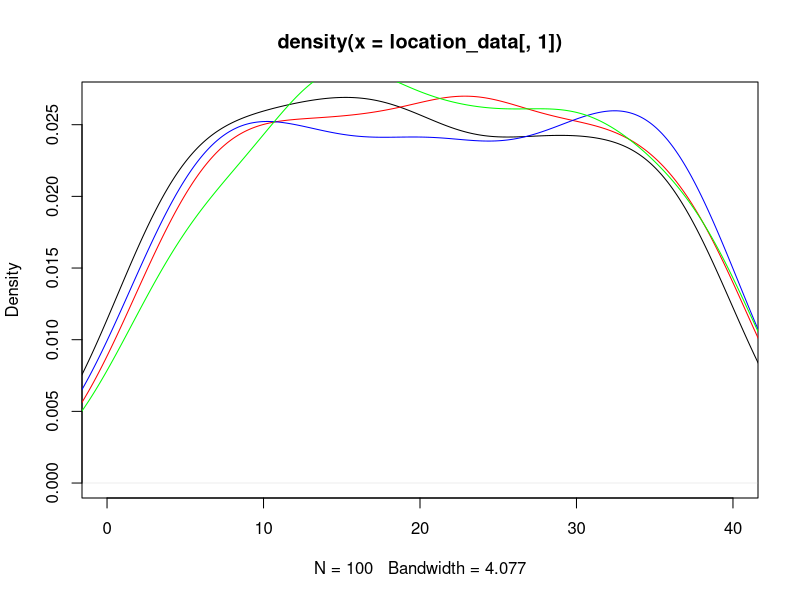
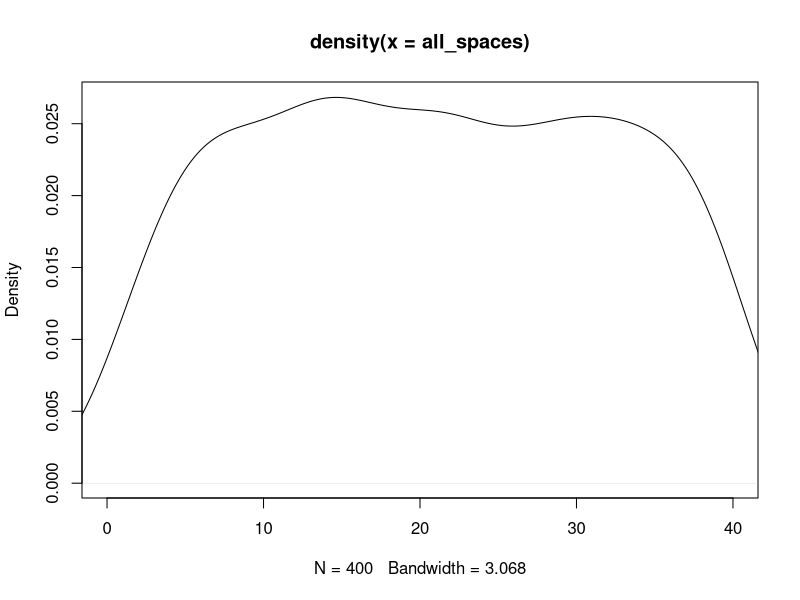
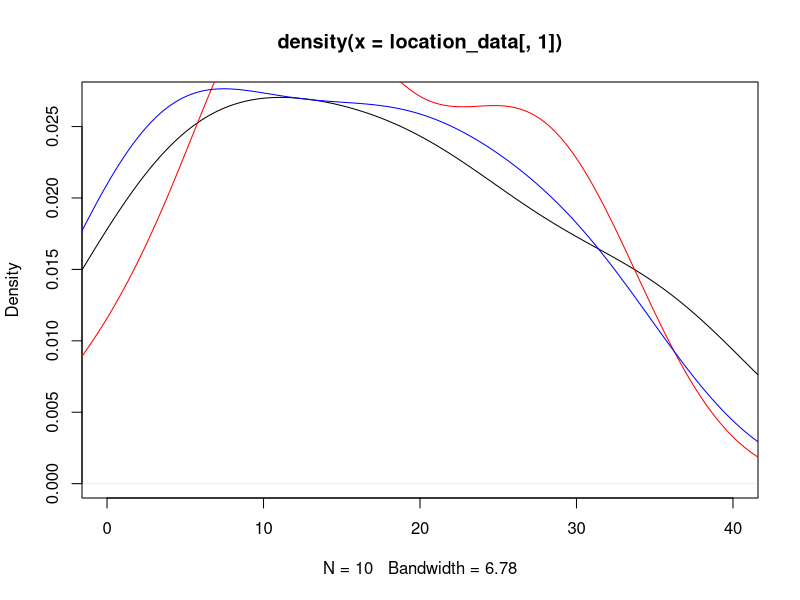
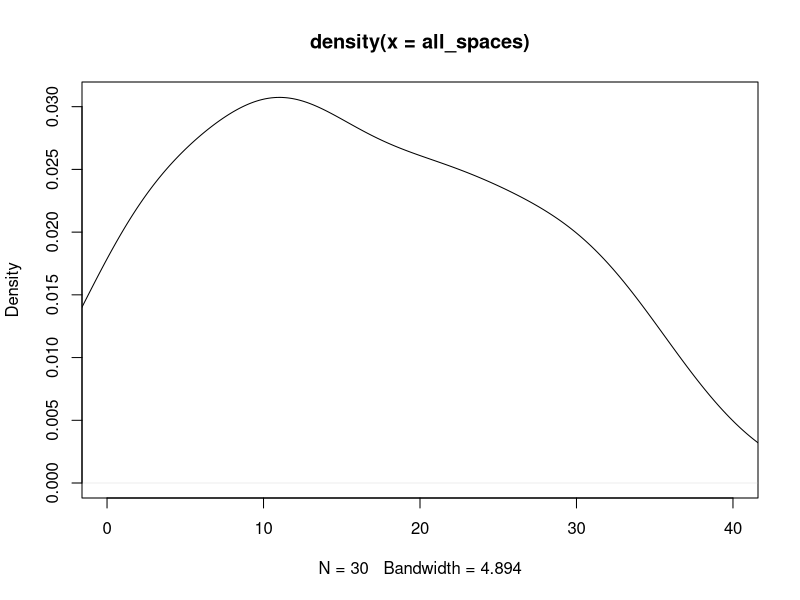

Write R code to recreate these figures, in order. (Note: this script raises an error after producing the figures.)
## ---- chunk 1
knitr::opts_chunk$set(echo = TRUE)
## ---- chunk 2
#libraries
library(dplyr)
library(ggplot2)
## ---- chunk 3
#Kayleigh
##LET'S GET MOVING

monopolyBoard <- read.csv("MonopolyBoard.csv", header = T)
monopolyBoard

# Using dice rolls to determine where a player will land on the board
#input: "location"; a number 1-40; where the player is on the board
#output: the amount of spaces the player will move until they are on their new location

#note that this is only accounting for standard dice rolls, no special rules yet...

lets_move = function(location) {
  dice_roll_1 <- sample(1:6, 1, replace = TRUE)
  dice_roll_2 <- sample(1:6, 1, replace = TRUE)
  
  roll_total <- sum(dice_roll_1, dice_roll_2)
  roll_double <- dice_roll_1 == dice_roll_2
  
    location = location + roll_total
    
  if (location <= 40) {
    location = location
  } else {
    location = location - 40
  }
  
  space = monopolyBoard$name[monopolyBoard$spaces == location]
  
  print("You're moving forward...")
  print(roll_total)
  
  print("You're on space...")
  print(location)
  
  #print(space) #This prints out the name of the space that they land on. 
}

#testers
lets_move(1)
lets_move(25)
lets_move(38)
lets_move(40)



#A function to move players around the board and to play Monopoly!
#input: "turns"; the amount of turns we should take
#output: a player's new location on the board

lets_play = function(turns) {
  location = 1
  print("Starting Location: GO!")
  for (i in 1:turns) {
    location = lets_move(location)
  }
  print("You've landed on...")
  return(location)
}



lets_play(10) #tester #in this example if you look at a reference monopoly board and "walk" your way around the board with each move being the number in each output, you'll land on the space on the board corresponding to the final output (when counting "GO" as 1 and/or 40) 

#testers 
#"lets_move" and "lets_play" have both been edited to print out phrases for each roll and move to make it easier to determine how the player is moving. 
#"You're moving forward..." gives the player's roll
#"You're on space..." is the players position after 1 turn/"lets_move"
  # Later try to switch this print statement to the name of the spot that the player is on 
#"You've landed on..." gives the final location after running "lets_play" for "x" turns.
  # Later try to switch this print statement to the name of the spot that the player is on 

lets_play(3)
lets_play(10)

## ---- chunk 4
##DOUBLE DOWN

##WORK IN PROGRESS

#A function using dice rolls to determine how many spaces a player will move with the additional rules for "doubles" in Monopoly
#input: "location"; a number 1-40 where the player is on the board
#outut: the number of spaces the player will move on the board, with the special case of rolling three "doubles" and landing in jail
double_down = function(location) {
  dice_roll_1 <- sample(1:6, 1, replace = TRUE)
  dice_roll_2 <- sample(1:6, 1, replace = TRUE)
  
  roll_total <- sum(dice_roll_1, dice_roll_2)
  roll_double <- dice_roll_1 == dice_roll_2
  
  print("roll was")
  print(roll_total)
    
  if (roll_double) {
    
    dice_roll_3 <- sample(1:6, 1, replace = TRUE)
    dice_roll_4 <- sample(1:6, 1, replace = TRUE)
    
    roll_total_2 <- sum(dice_roll_3, dice_roll_4)
    roll_double_2 <- dice_roll_3 == dice_roll_4
    
    print("roll double was")
    print(roll_total_2)

    
    if (roll_double_2) {
      dice_roll_5 <- sample(1:6, 1, replace = TRUE)
      dice_roll_6 <- sample(1:6, 1, replace = TRUE)
      
      roll_total_3 <- sum(dice_roll_5, dice_roll_6)
      roll_double_3 <- dice_roll_5 == dice_roll_6
      
      print("roll double was")
      print(roll_total_3)
      
      if (roll_double_3) {
        location = 11 #Jail
        print("doubles, doubles, doubles")
        print("You're going to JAIL!")
        
      } else {
        location = location + roll_total + roll_total_2 + roll_total_3
        print("doubles, doubles, not doubles")
        print("You're moving forward...")
        print(roll_total + roll_total_2 + roll_total_3)
      }
    } else {
      location = location + roll_total + roll_total_2
      print("doubles, not doubles")
      print("You're moving forward...")
      print(roll_total+roll_total_2)
    }
  } else {
    location = location + roll_total
    print("no doubles")
    print("You're moving forward...")
    print(roll_total)
  }

    
  if (location <= 40) {
    location = location
  } else {
    location = location - 40
  }

  
  print("You're on space...")
  print(location)
}

double_down(1)
#text out in the function is kinda funky right but it's just to make sure its working right
#In final version switch all dice rolls to sample(1:6,...)

## ---- chunk 5
##CHANCE AND COMMUNITY CHEST CARDS
Card_Numbers <- c(1, 2, 3, 4, 5, 6, 7, 8, 9, 10, 11, 12, 13, 14, 15, 16)

Chance_Cards <- c("Advance to Boardwalk", "Advance to Go (Collect $200)", "Advance to Illinois Avenue. If you pass Go, collect $200", "Advance to St. Charles Place. If you pass Go, collect $200", "Advance to the nearest Railroad. If unowned, you may buy it from the Bank. If owned, pay owner twice the rental to which they are otherwise entitled", "Advance to the nearest Railroad. If unowned, you may buy it from the Bank. If owned, pay owner twice the rental to which they are otherwise entitled", "Advance token to nearest Utility. If unowned, you may buy it from the Bank. If owned, throw dice and pay owner a total ten times amount thrown", "Bank pays you dividend of $50", "Get Out of Jail Free", "Go Back 3 Spaces", "Go to Jail. Go directly to Jail, do not pass Go, do not collect $200", "Make general repairs on all your property. For each house pay $25. For each hotel pay $100", "Speeding fine $15", "Take a trip to Reading Railroad. If you pass Go, collect $200", "You have been elected Chairman of the Board. Pay each player $50", "Your building loan matures. Collect $150")

Chance <- data.frame(Chance_Cards, Card_Numbers)
Chance
##Chance cards to move a player to a new space:
  #1 -> Advance to Boardwalk (space 40)
  #2 -> Advance to Go (space 1)
  #3 -> Advance to Illinois Avenue (space 25)
  #4 -> Advance to St. Charles Place (space 12)
  #5 -> Advance to nearest Railroad (space(s) 6, 16, 26, 36)
  #6 -> Advance to nearest Railraod (space(s) 6, 16, 26, 36)
  #7 -> Advance to nearest Utility (space(s) 13, 29)
  #11 -> Go to Jail (space 11)
  #14 -> Take a trip to Reading Railroad (space 6)

Community_Chest_Cards <- c("Advance to Go (Collect $200)", "Bank error in your favor. Collect $200", "Doctor’s fee. Pay $50", "From sale of stock you get $50", "Get Out of Jail Free", "Go to Jail. Go directly to jail, do not pass Go, do not collect $200", "Holiday fund matures. Receive $100", "Income tax refund. Collect $20", "It is your birthday. Collect $10 from every player", "Life insurance matures. Collect $100", "Pay hospital fees of $100", "Pay school fees of $50", "Receive $25 consultancy fee", "You are assessed for street repair. $40 per house. $115 per hotel", "You have won second prize in a beauty contest. Collect $10", "You inherit $100")

Community_Chest <- data.frame(Community_Chest_Cards, Card_Numbers)
Community_Chest

##Community Chest Cards that move a player to a new space:
  #1 -> Advance to GO (space 1)
  #5 -> Go to Jail (space 11)

## ---- chunk 6
# heidi

#the function "who_goes_first" simulates the initial roll before the game begins in order to determine which player goes first
# input is a number of how many players are going to be playing
# output is the value of each players roll and the player that will start the game based on who had the highest roll
who_goes_first <- function(num_players){
  initial_rolls <- c()
  for (i in 1:num_players) {
    player_i_roll <- sum(sample(1:6, 2, replace=TRUE))
    initial_rolls <- c(initial_rolls, player_i_roll) # vector of every player's roll
    print(paste("Player", i, "rolled", player_i_roll))
  }
  cat("\n")
  if(sum(initial_rolls == max(initial_rolls)) >= 2){
    while (sum(initial_rolls == max(initial_rolls)) >= 2) { # if players tied for highest number
      tied_players <- which(initial_rolls==max(initial_rolls)) # identify which players tied
      print("It's a tie! Roll again")
      cat("\n")
      tie_breaker_rolls <- c()
      for (i in tied_players) { # tied players roll again
       player_i_roll2 <- sum(sample(1:6, 2, replace=TRUE))
       tie_breaker_rolls <- c(tie_breaker_rolls, player_i_roll2)
       print(paste("Player", i, "rolled", player_i_roll2))
      }
      initial_rolls <- tie_breaker_rolls
      highest_roll <- max(tie_breaker_rolls)
      highest_player2 <- tied_players[which(tie_breaker_rolls == highest_roll)]
    }
    cat("\n")
    print(paste("Player", highest_player2, "goes first!"))
  }
  else {
    highest_player <- which.max(initial_rolls) # who rolled the highest number
    print(paste("Player", highest_player, "goes first!"))
  }
}

who_goes_first(4) # test function

## ---- chunk 7
# Olivia
# Website for data: https://stat-jet-asu.github.io/Datasets/InstructorDescriptions/monopoly.html

monopolyBoard <- read.csv("MonopolyBoard.csv", header = T)
head(monopolyBoard)

# This section is for question number 2

# Kayleigh's lets_play function from above incorporating players and density plots
# uses lets_move function from above
# input: turns, # of turns to iterate through; players, number of players (2-4)
# output: density plot with a line for each player's frequency of spaces landed on 
# & density plot for the combined frequency of spaces landed on for all players

lets_play = function(turns, players) {
  location_data <- as.data.frame(matrix(nrow = turns, ncol = players))
  
for (j in 1:players) {
  location = 1
  
  for (i in 1:turns) {
    
    location = lets_move(location)
    location_data[i,j] <- location
    }
  }
  
  # creates density plot of frequency of landing on each space for each player
  plot(density(location_data[,1]), xlim = c(0,40), col = "black")
  
  colors <- c("red", "blue", "green")
  
  for (k in 2:players) {
  lines(density(location_data[,k]), col = colors[k-1]) # adds a density line for each player after the first
  }
  
  # creates density plot for total frequency landing on each space (all players spaces included)
  all_spaces <- as.vector(as.matrix(location_data))
  plot(density(all_spaces), xlim = c(0,40), col = "black")
}
lets_play(100, 4)

## ---- chunk 8
who_goes_first2 <- function(num_players){
  initial_rolls <- c()
  for (i in 1:num_players) {
    player_i_roll <- sum(sample(1:6, 2, replace=TRUE))
    initial_rolls <- c(initial_rolls, player_i_roll) # vector of every player's roll
#    print(paste("Player", i, "rolled", player_i_roll))
  }
  cat("\n")
  if(sum(initial_rolls == max(initial_rolls)) >= 2){
    while (sum(initial_rolls == max(initial_rolls)) >= 2) { # if players tied for highest number
      tied_players <- which(initial_rolls==max(initial_rolls)) # identify which players tied
#      print("It's a tie! Roll again")
#      cat("\n")
      tie_breaker_rolls <- c()
      for (i in tied_players) { # tied players roll again
       player_i_roll2 <- sum(sample(1:6, 2, replace=TRUE))
       tie_breaker_rolls <- c(tie_breaker_rolls, player_i_roll2)
#       print(paste("Player", i, "rolled", player_i_roll2))
      }
      initial_rolls <- tie_breaker_rolls
      highest_roll <- max(tie_breaker_rolls)
      highest_player2 <- tied_players[which(tie_breaker_rolls == highest_roll)]
    }
#    cat("\n")
#    print(paste("Player", highest_player2, "goes first!"))
  }
  else {
    highest_player <- which.max(initial_rolls) # who rolled the highest number
#    print(paste("Player", highest_player, "goes first!"))
#    return(highest_player)
  
    
  # creating player order
  player_order <- length(num_players)
  player_order[1] <- as.integer(highest_player)

 for (j in 2:num_players) {
    
  player_order[j] <- as.integer(player_order[j-1] + 1)
  if (player_order[j] > num_players) {
    player_order[j] <- 1
  }
 }
  print(player_order)
  }
  
  playerlist <- (list(highest_player, player_order))
  return(playerlist)
}

#who_goes_first2(4)

## ---- chunk 9
# Question number 3 -- including jail and double rolls

lets_move2 = function(location) {
  dice_roll_1 <- sample(1:6, 1, replace = TRUE)
  dice_roll_2 <- sample(1:6, 1, replace = TRUE)
  
  roll_total <- sum(dice_roll_1, dice_roll_2)
  roll_double <- dice_roll_1 == dice_roll_2
  
    location = location + roll_total # updates location to be previous location + roll total
    double3 = "false" # double3 is assigned "true" if the player double rolls 3x (as seen in if statement below), otherwise it is assigned "false" 
    
  # first double roll -> roll again
  if (roll_double == TRUE) {
    dice_roll_3 <- sample(1:6, 1, replace = TRUE)
    dice_roll_4 <- sample(1:6, 1, replace = TRUE)
    
    roll_total2 <- sum(dice_roll_3, dice_roll_4)
    roll_double2 <- dice_roll_3 == dice_roll_4
    
    location = location + roll_total2
    double3 = "false"
    
    # if player is at a location past 40, subtract 40 so they go back to the GO space at location "41"
    # this is included in each if statement below so that it applies if player has to roll again
    if (location <= 40) {
      location = location
    } else {
      location = location - 40
    }
     
      # second double roll -> roll again
      if (roll_double2 == TRUE) {
        dice_roll_5 <- sample(1:6, 1, replace = TRUE)
        dice_roll_6 <- sample(1:6, 1, replace = TRUE)
    
        roll_total3 <- sum(dice_roll_5, dice_roll_6)
        roll_double3 <- dice_roll_5 == dice_roll_6
    
        location = location + roll_total3
        double3 = "false"
        
        if (location <= 40) {
          location = location
        } else {
          location = location - 40
        }
        
        # third double roll -> go to jail
          if (roll_double3 == TRUE) {
            location = monopolyBoard$spaces[monopolyBoard$name == "Jail"]
            double3 = "true"
          }
      }
  }  
    
  if (location <= 40) {
    location = location
  } else {
    location = location - 40
  }
  
  listdata <- (list(location, double3)) # creates list for outputs "location" and "double3"
  # if you need to access location from this function, use lets_move2(location)[[1]]
  # if you need to access double3, use lets_move2(double3)[[2]]
  return(listdata)
  
}


# lets_play2 is currently set up to have each player go thru all their turns and then move onto the next player
# probably need to fix this for question 5

## ---- chunk 10

lets_play2 = function(turns, players) {
  
  
  location_data <- as.data.frame(matrix(nrow = turns, ncol = players)) # dataframe will keep data for locations of players for each turn
  double3data <- as.data.frame(matrix(nrow = turns, ncol = players)) # dataframe will say "true" if player double rolled 3x (which lands them in jail) and "false" if they didn't double roll 3x
  
    # puts players in order
    colnames(location_data) <- who_goes_first2(players)[[2]]
  
    location = 1 # each player starts at location 1
    location_data[1,] <- location
    double3 = 0 # initializing "double3" which will be later assigned a "true" or "false" based on if player double rolled 3x
  
    for (i in 2:turns) { # iterates through number of turns
      
        for (j in 1:players) { # rotates through each player
          
        location = lets_move2(location_data[i-1,j])[[1]] # takes location from lets_move2 function and assigns it to location
        location_data[i,j] <- as.integer(location) # puts location value into the dataframe of locations for each player
        double3data[i,j] <- lets_move2(double3)[[2]] # takes "true" or "false" value from double3 and adds it to double3data dataframe
        
      # deals with landing in jail from "go to jail" space and staying there for next 3 turns
      if (31 %in% location_data[i-1,j]) { # if you landed on 31 in the last turn (i-1 turn), you go to jail (space 11) for the ith turn
        location <- 11
        location_data[i,j] <- as.integer(location) # new location is 11
      } else if (11 %in% location_data[i-1,j] & 31 %in% location_data[i-2,j]) { # if you were on space 11 last turn AND you were on space 31 2 turns ago, you stay in jail (space 11) for turn i
        location <- 11
        location_data[i,j] <- as.integer(location)  
      } else if (11 %in% location_data[i-2,j] & 31 %in% location_data[i-3,j]) {
        location <- 11
        location_data[i,j] <- as.integer(location)
      }
        
      # landing in jail from 3x double roll and staying there for next 3 turns
      if (11 %in% location_data[i,j] & "true" %in% double3data[i-1,j]) { # if player's location is 11 (jail) and double3data is"true" (player double rolled 3x), player stays in jail. all 3 if/else if statements keep player in jail for the next 3 turns
        location <- 11
        location_data[i,j] <- as.integer(location)
      } else if (11 %in% location_data[i-1,j] & "true" %in% double3data[i-2,j]) { # 
        location <- 11
        location_data[i,j] <- as.integer(location)
      } else if (11 %in% location_data[i-2,j] & "true" %in% double3data[i-3,j]) {
        location <- 11
        location_data[i,j] <- as.integer(location)
      }
        
    }
  }
  print(location_data)
  
  # creates density plot of frequency of landing on each space for each player
  plot(density(location_data[,1]), xlim = c(0,40), col = "black")
  
  colors <- c("red", "blue", "green")
  
  for (k in 2:players) {
    lines(density(location_data[,k]), col = colors[k-1]) # adds a density line for each player after the first
  }
  
  # creates density plot for total frequency landing on each space (all players spaces included)
  all_spaces <- as.vector(as.matrix(location_data))
  plot(density(all_spaces), xlim = c(0,40), col = "black")
  
}
 
lets_play2(10, 3)

location_data

# how should we go about recording spaces landed on when double rolls occur?

## ---- chunk 11

# Figure out how to have players pay and recieve money from landing on chance and community chest spaces


## ---- chunk 12
#4 - Kayleigh and Maddie 
#Chance - spaces 8, 23, 37
#Community Chest - spaces 3, 18, 34
Chance

Drawing_Chance = function(location) {
  location = location
  draw_card <- sample(1:16, 1, replace = TRUE)
  player_card <- Chance$Chance_Cards[draw_card]
  print(player_card)

  
      if(draw_card == 1) {
        location = 1
      }
      
      if(draw_card == 2) {
        location = 1
      }
      
      if(draw_card == 3) {
        location = 25
      }
  
      if(draw_card == 4){
        location = 12
      }
    
      if(draw_card == 5){
        if(location >= 37 && location <= 5){
              location = 6
            } else {
              if (location >= 6 && location <= 15){
                location = 16
              } else {
                if(location >= 16 && location <= 25){
                  location = 26
                } else {
                  location = 36
                }
              }
            }
    }
  
    if(draw_card == 6){
        if(location >= 37 && location <= 5){
              location = 6
            } else {
              if (location >= 6 && location <= 15){
                location = 16
              } else {
                if(location >= 16 && location <= 25){
                  location = 26
                } else {
                  location = 36
                }
              }
            }
    }
  
    if(draw_card == 7){
        if(location >= 29 && location <= 12){
              location = 13
            } else {
              location = 29
    }
  }
  
    if(draw_card == 11) {
      location = 11
    }
  
    if(draw_card == 14) {
      location = 6
    }
  
    if(draw_card == 10) {
      location = location - 3
    }
  
    location = location
    return(location)
}

Drawing_Chance(8)
Drawing_Chance(23)
Drawing_Chance(37)

Drawing_Community_Chest = function(location) {
  location = location
  draw_card_chest <- sample(1:16, 1, replace = TRUE)
  player_card_chest <- Community_Chest$Community_Chest_Cards[draw_card_chest]
  print(player_card_chest)
  print(location)
  
  if (draw_card_chest == 1) {
    location = 1
  } else {
    if (draw_card_chest == 6) {
    location = 11
    } else {
      location = location
    }
  
  }
  
  location = location 
  return(location)
}

Drawing_Community_Chest(3)
Drawing_Community_Chest(18)
Drawing_Community_Chest(34)

lets_move3 = function(location) {
  dice_roll_1 <- sample(1:6, 1, replace = TRUE)
  dice_roll_2 <- sample(1:6, 1, replace = TRUE)
  
  roll_total <- sum(dice_roll_1, dice_roll_2)
  roll_double <- dice_roll_1 == dice_roll_2
  
    location = location + roll_total
    double3 = "false"
  
  print("your roll total is...")
  print(roll_total)

  if (location <= 40) {
      location = location
  } else {
      location = location - 40
  }
   
  print("your location is...")
  print(location)
  
  if(location == 8 || location == 23 || location == 27) {
    location = Drawing_Chance(location)
    print("your location is...")
    print(location)
  }
  
  if(location == 3 || location == 18 || location == 34) {
    location = Drawing_Community_Chest(location)
    print("your location is...")
    print(location)
  }
    
  # first double roll -> roll again
  if (roll_double == TRUE) {
    dice_roll_3 <- sample(1:6, 1, replace = TRUE)
    dice_roll_4 <- sample(1:6, 1, replace = TRUE)
    
    roll_total2 <- sum(dice_roll_3, dice_roll_4)
    roll_double2 <- dice_roll_3 == dice_roll_4
    
    location = location + roll_total2
    double3 = "false"
    print("1 double")
    
    if (location <= 40) {
      location = location
    } else {
      location = location - 40
    }
    
    
    if(location == 8 || location == 23 || location == 27) {
    location = Drawing_Chance(location)
    }
  
  if(location == 3 || location == 18 || location == 34) {
    location = Drawing_Community_Chest(location)
    }
     
      # second double roll -> roll again
      if (roll_double2 == TRUE) {
        dice_roll_5 <- sample(1:6, 1, replace = TRUE)
        dice_roll_6 <- sample(1:6, 1, replace = TRUE)
    
        roll_total3 <- sum(dice_roll_5, dice_roll_6)
        roll_double3 <- dice_roll_5 == dice_roll_6
    
        location = location + roll_total3
        double3 = "false"
        print("2 doubles")
        
        if (location <= 40) {
          location = location
        } else {
          location = location - 40
        }
        
        if(location == 8 || location == 23 || location == 27) {
          location = Drawing_Chance(location)
        }
  
        if(location == 3 || location == 18 || location == 34) {
          location = Drawing_Community_Chest(location)
         
        }
        
        # third double roll -> go to jail
          if (roll_double3 == TRUE) {
            location = monopolyBoard$spaces[monopolyBoard$name == "Jail"]
            double3 = "true"
            print("three doubles")
          }
      }
  }  
   
  location = location 
  
  print("your location is...")
  print(location)
  listdata <- (list(location, double3))
  return(listdata)
  
}

lets_move3(1)

lets_play3 = function(turns, players) {
  
  location_data <- as.data.frame(matrix(nrow = turns, ncol = players))
  double3data <- as.data.frame(matrix(nrow = turns, ncol = players))
  
  for (j in 1:players) {
    location = 1
    double3 = 0
  
    for (i in 1:turns) {
      
        location = lets_move2(location)[[1]]
        location_data[i,j] <- as.integer(location)
        double3data[i,j] <- lets_move3(double3)[[2]]
        
      # deals with landing in jail from "go to jail" space and staying there for next 3 turns
      if (31 %in% location_data[i-1,j]) { # if you land on 31 (go to jail), next location is in jail (space 11)
        location <- 11
        location_data[i,j] <- as.integer(location)
      } else if (11 %in% location_data[i-1,j] & 31 %in% location_data[i-2,j]) {
        location <- 11
        location_data[i,j] <- as.integer(location)
      } else if (11 %in% location_data[i-2,j] & 31 %in% location_data[i-3,j]) {
        location <- 11
        location_data[i,j] <- as.integer(location)
      }
        
      # landing in jail from 3x double roll and staying there for next 3 turns
      if (11 %in% location_data[i,j] & "true" %in% double3data[i-1,j]) { # "true" means player double rolled 3x -> jail
        location <- 11
        location_data[i,j] <- as.integer(location)
      } else if (11 %in% location_data[i-1,j] & "true" %in% double3data[i-2,j]) { # 
        location <- 11
        location_data[i,j] <- as.integer(location)
      } else if (11 %in% location_data[i-2,j] & "true" %in% double3data[i-3,j]) {
        location <- 11
        location_data[i,j] <- as.integer(location)
      }
        
    }
  }
  #print(location_data)
  
  # creates density plot of frequency of landing on each space for each player
  plot(density(location_data[,1]), xlim = c(0,40), col = "black")
  
  plot(location_data[,1], xlim= c(0,40), col="black", type="h", xlab="Spaces", ylab="Frequency", main="Frequency of Landing on Each Space for Each Player")
  
  colors <- c("red", "blue", "green")
  
  for (k in 2:players) {
    lines(density(location_data[,k]), col = colors[k-1]) # adds a density line for each player after the first
  }
  
  # creates density plot for total frequency landing on each space (all players spaces included)
  all_spaces <- as.vector(as.matrix(location_data))
  plot(density(all_spaces), xlim = c(0,40), col = "black")
  
}
## ---- chunk 13

#use lets_move2 for freq plot

 
## ---- chunk 14
#hello
dice_roll <- sum(sample(1:6, 2, replace = TRUE))
dice_roll

#Need to figure out how to exchange money between players
Chance_Money <- function(money){
  money = money
  draw_card <- sample(1:16, 1, replace = TRUE)
  player_card <- Chance$Chance_Cards[draw_card]
  print(player_card)
  
  if(draw_card == 2){
    money = money + 200
  }
  
  if(draw_card == 8){
    money = money + 50
  }
  
  if(draw_card == 12){
    if(properties == 5){
      money = money - 125
    }
    if(properties == 6){
      money = money - 150
    }
  }
  
  if(draw_card == 13){
    money = money - 15
  }
  
  if(draw_card == 16){
    money = money + 150
  }
}

#Need to figure out how to exchange money between players
Community_Chest_Money <- function(money){
  money = money
  draw_card <- sample(1:16, 1, replace = TRUE)
  player_card <- Community_Chest$Community_Chest_Cards[draw_card]
  print(player_card)
  
  if(draw_card == 1){
    money = money + 200
  }
  
  if(draw_card == 2){
    money = money + 200
  }
  
  if(draw_card == 3){
    money = money - 50
  }
  
  if(draw_card == 4){
    money = money + 50
  }
  
  if(draw_card == 7){
    money = money + 100
  }
  
  if(draw_card == 8){
    money = money + 20
  }
  
  if(draw_card == 10){
    money = money + 100
  }
  
  if(draw_card == 11){
    money = money - 100
  }
  
  if(draw_card == 12){
    money = money - 50
  }
  
  if(draw_card == 13){
    money = money + 25
  }
  
  if(draw_card == 15){
    money = money + 10
  }
  
  if(draw_card == 16){
    money = money + 100
  }
}

Chance
Community_Chest
## ---- chunk 15
Players <- c("Player 1", "Player 2", "Player 3", "Player 4")
Player_Bank <- c("1250", "1250", "1250", "1250")

The_Players <- data.frame(Players, Player_Bank)
The_Players

monopolyBoard

Property <- c("Mediterranean", "Baltic", "Reading Railroad", "Oriental", "Vermot", "Connecticut", "St. Charles", "Electric Company", "States", "Virginia", "Pennsylvania Railroad", "St. James", "Tennessee", "New York", "Kentucky", "Indiana", "Illinios", "B&O Railroad", "Atlantic", "Ventnor", "Water Works", "Marvin Gardens", "Pacific", "N. Carolina", "Pennsylvania", "Short Line Railroad", "Park Place", "Boardwalk")
Property_Status <- c("Unowned", "Unowned", "Unowned", "Unowned", "Unowned", "Unowned", "Unowned", "Unowned", "Unowned", "Unowned", "Unowned", "Unowned", "Unowned", "Unowned", "Unowned", "Unowned", "Unowned", "Unowned", "Unowned", "Unowned", "Unowned", "Unowned", "Unowned", "Unowned", "Unowned", "Unowned", "Unowned", "Unowned")

The_Properties <- data.frame(Property, Property_Status)
The_Properties

## ---- chunk 16
library(tidyverse)
assigning_properties <- function( ){
  smpl <- sample(1:28, 28, replace = FALSE)
  smpl
  property_order <- data.frame(smpl)
  property_order
}

Owned_Spaces <- sample(1:28, 28, replace = FALSE)
Owned_Spaces
Players <- c("Player 1", "Player 2", "Player 3", "Player 4")
Player_Bank <- c("1250", "1250", "1250", "1250")

The_Players <- data.frame(Players, Player_Bank)
The_Players

The_Players_Owned <- data.frame(Players, Owned_Spaces)
The_Players_Owned <- The_Players_Owned %>% pivot_wider(names_from = Players, values_from = Owned_Spaces)
The_Players_Owned[[1]]
The_Players_Owned[[2]]
The_Players_Owned[[3]]


lets_play3 = function(turns, players) {
  
  location_data <- as.data.frame(matrix(nrow = turns, ncol = players))
  double3data <- as.data.frame(matrix(nrow = turns, ncol = players))
  
  for (j in 1:players) {
    location = 1
    double3 = 0
    
    
    for (i in 1:turns) {
      
        location = lets_move2(location)[[1]]
        location_data[i,j] <- as.integer(location)
        double3data[i,j] <- lets_move3(double3)[[2]]
        
      # deals with landing in jail from "go to jail" space and staying there for next 3 turns
      if (31 %in% location_data[i-1,j]) { # if you land on 31 (go to jail), next location is in jail (space 11)
        location <- 11
        location_data[i,j] <- as.integer(location)
      } else if (11 %in% location_data[i-1,j] & 31 %in% location_data[i-2,j]) {
        location <- 11
        location_data[i,j] <- as.integer(location)
      } else if (11 %in% location_data[i-2,j] & 31 %in% location_data[i-3,j]) {
        location <- 11
        location_data[i,j] <- as.integer(location)
      }
        
      # landing in jail from 3x double roll and staying there for next 3 turns
      if (11 %in% location_data[i,j] & "true" %in% double3data[i-1,j]) { # "true" means player double rolled 3x -> jail
        location <- 11
        location_data[i,j] <- as.integer(location)
      } else if (11 %in% location_data[i-1,j] & "true" %in% double3data[i-2,j]) { # 
        location <- 11
        location_data[i,j] <- as.integer(location)
      } else if (11 %in% location_data[i-2,j] & "true" %in% double3data[i-3,j]) {
        location <- 11
        location_data[i,j] <- as.integer(location)
      }
        
    }
  }
  #print(location_data)
  
  # creates density plot of frequency of landing on each space for each player
  plot(density(location_data[,1]), xlim = c(0,40), col = "black")
  
  colors <- c("red", "blue", "green")
  
  for (k in 2:players) {
    lines(density(location_data[,k]), col = colors[k-1]) # adds a density line for each player after the first
  }
  
  # creates density plot for total frequency landing on each space (all players spaces included)
  all_spaces <- as.vector(as.matrix(location_data))
  plot(density(all_spaces), xlim = c(0,40), col = "black")
  
}
## ---- chunk 17
Players <- c("Player 1", "Player 2", "Player 3", "Player 4")
Player_Bank <- c(1250, 1250, 1250, 1250)
The_Players <- data.frame(Players, Player_Bank)

Property <- c("Mediterranean", "Baltic", "Reading Railroad", "Oriental", "Vermot", "Connecticut", "St. Charles", "Electric Company", "States", "Virginia", "Pennsylvania Railroad", "St. James", "Tennessee", "New York", "Kentucky", "Indiana", "Illinios", "B&O Railroad", "Atlantic", "Ventnor", "Water Works", "Marvin Gardens", "Pacific", "N. Carolina", "Pennsylvania", "Short Line Railroad", "Park Place", "Boardwalk")
Owned_By_Player <- sample(1:4, 28, replace = TRUE)
Space <- c(2, 4, 6, 7, 9, 10, 12, 13, 14, 15, 16, 17, 19, 20, 22, 24, 25, 26, 27, 28, 29, 30, 32, 33, 35, 36, 38, 40)
Property_Statuses <- data.frame(Property, Space, Owned_By_Player)


Updating_Player_Bank <- function(location) {
  if(location == 2 || location == 4 || location == 6 || location == 7 || location == 9 || location == 10 || location == 12 || location == 13 || location == 14 || location == 15 || location == 16 || location == 17 || location == 19 || location == 20 || location == 22 || location == 24 || location == 25 || location == 26 || location == 27 || location == 28 || location == 29 || location == 30 || location == 32 || location == 33 || location == 35 || location == 36 || location == 38 || location == 40){
    location = location
    spot <- which(Property_Statuses$Space == location)
    cost <- which(monopolyBoard$spaces == location)
    player <- Property_Statuses$Owned_By_Player[spot]
    The_Players$Player_Bank[player] <- The_Players$Player_Bank[player] + monopolyBoard$cost[cost]
    The_Players$Player_Bank[player]
  }
}
